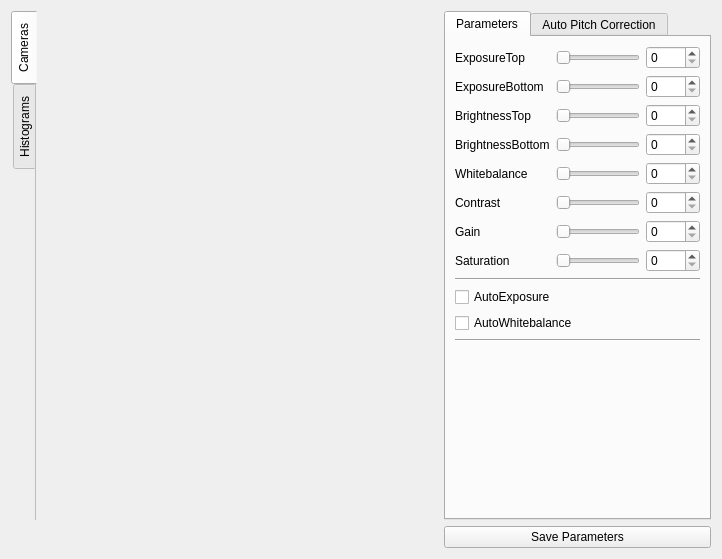
<?xml version="1.0" encoding="UTF-8"?>
<ui version="4.0">
 <class>NaoCameraWidget</class>
 <widget class="QWidget" name="NaoCameraWidget">
  <property name="geometry">
   <rect>
    <x>0</x>
    <y>0</y>
    <width>722</width>
    <height>559</height>
   </rect>
  </property>
  <property name="sizePolicy">
   <sizepolicy hsizetype="Preferred" vsizetype="Preferred">
    <horstretch>0</horstretch>
    <verstretch>0</verstretch>
   </sizepolicy>
  </property>
  <property name="windowTitle">
   <string>NaoCameraWidget</string>
  </property>
  <layout class="QGridLayout" name="gridLayout_2">
   <item row="0" column="0">
    <widget class="QTabWidget" name="tabWidget_2">
     <property name="sizePolicy">
      <sizepolicy hsizetype="Expanding" vsizetype="Expanding">
       <horstretch>0</horstretch>
       <verstretch>0</verstretch>
      </sizepolicy>
     </property>
     <property name="tabPosition">
      <enum>QTabWidget::West</enum>
     </property>
     <property name="currentIndex">
      <number>0</number>
     </property>
     <property name="documentMode">
      <bool>true</bool>
     </property>
     <widget class="QWidget" name="tab_cameras">
      <property name="sizePolicy">
       <sizepolicy hsizetype="Expanding" vsizetype="Expanding">
        <horstretch>0</horstretch>
        <verstretch>0</verstretch>
       </sizepolicy>
      </property>
      <attribute name="title">
       <string>Cameras</string>
      </attribute>
      <layout class="QVBoxLayout" name="verticalLayout_3"/>
     </widget>
     <widget class="QWidget" name="tab_histograms">
      <property name="enabled">
       <bool>false</bool>
      </property>
      <attribute name="title">
       <string>Histograms</string>
      </attribute>
      <layout class="QVBoxLayout" name="verticalLayout">
       <item alignment="Qt::AlignHCenter">
        <widget class="QLabel" name="hist_top_camera">
         <property name="minimumSize">
          <size>
           <width>320</width>
           <height>240</height>
          </size>
         </property>
         <property name="maximumSize">
          <size>
           <width>320</width>
           <height>240</height>
          </size>
         </property>
         <property name="autoFillBackground">
          <bool>false</bool>
         </property>
         <property name="frameShape">
          <enum>QFrame::Box</enum>
         </property>
         <property name="frameShadow">
          <enum>QFrame::Sunken</enum>
         </property>
         <property name="text">
          <string/>
         </property>
        </widget>
       </item>
       <item alignment="Qt::AlignHCenter">
        <widget class="QLabel" name="hist_bottom_camera">
         <property name="minimumSize">
          <size>
           <width>320</width>
           <height>240</height>
          </size>
         </property>
         <property name="maximumSize">
          <size>
           <width>320</width>
           <height>240</height>
          </size>
         </property>
         <property name="autoFillBackground">
          <bool>false</bool>
         </property>
         <property name="frameShape">
          <enum>QFrame::Box</enum>
         </property>
         <property name="frameShadow">
          <enum>QFrame::Sunken</enum>
         </property>
         <property name="text">
          <string/>
         </property>
        </widget>
       </item>
      </layout>
     </widget>
    </widget>
   </item>
   <item row="1" column="1">
    <widget class="QPushButton" name="pushButton_save_parameters">
     <property name="sizePolicy">
      <sizepolicy hsizetype="Minimum" vsizetype="Minimum">
       <horstretch>0</horstretch>
       <verstretch>0</verstretch>
      </sizepolicy>
     </property>
     <property name="minimumSize">
      <size>
       <width>220</width>
       <height>0</height>
      </size>
     </property>
     <property name="text">
      <string>Save Parameters</string>
     </property>
    </widget>
   </item>
   <item row="0" column="1">
    <widget class="QTabWidget" name="tabWidget_camera_settings">
     <property name="enabled">
      <bool>true</bool>
     </property>
     <property name="sizePolicy">
      <sizepolicy hsizetype="Maximum" vsizetype="Expanding">
       <horstretch>0</horstretch>
       <verstretch>0</verstretch>
      </sizepolicy>
     </property>
     <property name="currentIndex">
      <number>0</number>
     </property>
     <widget class="QWidget" name="tab_parameters">
      <attribute name="title">
       <string>Parameters</string>
      </attribute>
      <layout class="QVBoxLayout" name="verticalLayout_2">
       <item>
        <layout class="QGridLayout" name="gridLayout">
         <item row="0" column="0">
          <widget class="QLabel" name="label_exposure_top">
           <property name="text">
            <string>ExposureTop</string>
           </property>
          </widget>
         </item>
         <item row="0" column="1">
          <widget class="QSlider" name="hslider_exposure_top">
           <property name="focusPolicy">
            <enum>Qt::NoFocus</enum>
           </property>
           <property name="orientation">
            <enum>Qt::Horizontal</enum>
           </property>
          </widget>
         </item>
         <item row="0" column="2">
          <widget class="QSpinBox" name="spinbox_exposure_top">
           <property name="focusPolicy">
            <enum>Qt::WheelFocus</enum>
           </property>
          </widget>
         </item>
         <item row="1" column="0">
          <widget class="QLabel" name="label_exposure_bottom">
           <property name="text">
            <string>ExposureBottom</string>
           </property>
          </widget>
         </item>
         <item row="1" column="1">
          <widget class="QSlider" name="hslider_exposure_bottom">
           <property name="focusPolicy">
            <enum>Qt::NoFocus</enum>
           </property>
           <property name="orientation">
            <enum>Qt::Horizontal</enum>
           </property>
          </widget>
         </item>
         <item row="1" column="2">
          <widget class="QSpinBox" name="spinbox_exposure_bottom">
           <property name="focusPolicy">
            <enum>Qt::WheelFocus</enum>
           </property>
          </widget>
         </item>
         <item row="2" column="0">
          <widget class="QLabel" name="label_brightnessTop">
           <property name="text">
            <string>BrightnessTop</string>
           </property>
          </widget>
         </item>
         <item row="2" column="1">
          <widget class="QSlider" name="hslider_brightnessTop">
           <property name="focusPolicy">
            <enum>Qt::NoFocus</enum>
           </property>
           <property name="orientation">
            <enum>Qt::Horizontal</enum>
           </property>
          </widget>
         </item>
         <item row="2" column="2">
          <widget class="QSpinBox" name="spinbox_brightnessTop">
           <property name="focusPolicy">
            <enum>Qt::WheelFocus</enum>
           </property>
           <property name="maximum">
            <number>250</number>
           </property>
           <property name="singleStep">
            <number>1</number>
           </property>
          </widget>
         </item>
         <item row="3" column="0">
          <widget class="QLabel" name="label_brightnessBottom">
           <property name="text">
            <string>BrightnessBottom</string>
           </property>
          </widget>
         </item>
         <item row="3" column="1">
          <widget class="QSlider" name="hslider_brightnessBottom">
           <property name="focusPolicy">
            <enum>Qt::NoFocus</enum>
           </property>
           <property name="orientation">
            <enum>Qt::Horizontal</enum>
           </property>
          </widget>
         </item>
         <item row="3" column="2">
          <widget class="QSpinBox" name="spinbox_brightnessBottom">
           <property name="focusPolicy">
            <enum>Qt::WheelFocus</enum>
           </property>
           <property name="maximum">
            <number>250</number>
           </property>
           <property name="singleStep">
            <number>1</number>
           </property>
          </widget>
         </item>
         <item row="4" column="0">
          <widget class="QLabel" name="label_whitebalance">
           <property name="text">
            <string>Whitebalance</string>
           </property>
          </widget>
         </item>
         <item row="4" column="1">
          <widget class="QSlider" name="hslider_whitebalance">
           <property name="focusPolicy">
            <enum>Qt::NoFocus</enum>
           </property>
           <property name="orientation">
            <enum>Qt::Horizontal</enum>
           </property>
          </widget>
         </item>
         <item row="4" column="2">
          <widget class="QSpinBox" name="spinbox_whitebalance">
           <property name="focusPolicy">
            <enum>Qt::WheelFocus</enum>
           </property>
           <property name="maximum">
            <number>6500</number>
           </property>
          </widget>
         </item>
         <item row="5" column="0">
          <widget class="QLabel" name="label_contrast">
           <property name="text">
            <string>Contrast</string>
           </property>
          </widget>
         </item>
         <item row="5" column="1">
          <widget class="QSlider" name="hslider_contrast">
           <property name="focusPolicy">
            <enum>Qt::NoFocus</enum>
           </property>
           <property name="orientation">
            <enum>Qt::Horizontal</enum>
           </property>
          </widget>
         </item>
         <item row="5" column="2">
          <widget class="QSpinBox" name="spinbox_contrast">
           <property name="focusPolicy">
            <enum>Qt::WheelFocus</enum>
           </property>
           <property name="maximum">
            <number>250</number>
           </property>
           <property name="singleStep">
            <number>1</number>
           </property>
          </widget>
         </item>
         <item row="6" column="0">
          <widget class="QLabel" name="label_gain">
           <property name="text">
            <string>Gain</string>
           </property>
          </widget>
         </item>
         <item row="6" column="1">
          <widget class="QSlider" name="hslider_gain">
           <property name="focusPolicy">
            <enum>Qt::NoFocus</enum>
           </property>
           <property name="orientation">
            <enum>Qt::Horizontal</enum>
           </property>
          </widget>
         </item>
         <item row="6" column="2">
          <widget class="QSpinBox" name="spinbox_gain">
           <property name="focusPolicy">
            <enum>Qt::WheelFocus</enum>
           </property>
           <property name="maximum">
            <number>250</number>
           </property>
           <property name="singleStep">
            <number>1</number>
           </property>
          </widget>
         </item>
         <item row="7" column="0">
          <widget class="QLabel" name="label_saturation">
           <property name="text">
            <string>Saturation</string>
           </property>
          </widget>
         </item>
         <item row="7" column="1">
          <widget class="QSlider" name="hslider_saturation">
           <property name="focusPolicy">
            <enum>Qt::NoFocus</enum>
           </property>
           <property name="orientation">
            <enum>Qt::Horizontal</enum>
           </property>
          </widget>
         </item>
         <item row="7" column="2">
          <widget class="QSpinBox" name="spinbox_saturation">
           <property name="focusPolicy">
            <enum>Qt::WheelFocus</enum>
           </property>
           <property name="maximum">
            <number>250</number>
           </property>
           <property name="singleStep">
            <number>1</number>
           </property>
          </widget>
         </item>
        </layout>
       </item>
       <item>
        <widget class="Line" name="line">
         <property name="orientation">
          <enum>Qt::Horizontal</enum>
         </property>
        </widget>
       </item>
       <item>
        <widget class="QCheckBox" name="checkBox_autoexposure">
         <property name="text">
          <string>AutoExposure</string>
         </property>
        </widget>
       </item>
       <item>
        <widget class="QCheckBox" name="checkBox_autowhitebalance">
         <property name="text">
          <string>AutoWhitebalance</string>
         </property>
        </widget>
       </item>
       <item>
        <widget class="Line" name="line_2">
         <property name="orientation">
          <enum>Qt::Horizontal</enum>
         </property>
        </widget>
       </item>
       <item>
        <spacer name="verticalSpacer">
         <property name="orientation">
          <enum>Qt::Vertical</enum>
         </property>
         <property name="sizeHint" stdset="0">
          <size>
           <width>20</width>
           <height>40</height>
          </size>
         </property>
        </spacer>
       </item>
      </layout>
     </widget>
     <widget class="QWidget" name="tab_pitch_correction_auto">
      <attribute name="title">
       <string>Auto Pitch Correction</string>
      </attribute>
      <layout class="QVBoxLayout" name="verticalLayout_4">
       <item>
        <layout class="QHBoxLayout" name="horizontalLayout">
         <item>
          <widget class="QLabel" name="label_ball_pos_rcs">
           <property name="text">
            <string>Ball Position (RCS):</string>
           </property>
          </widget>
         </item>
         <item>
          <widget class="QLabel" name="display_ball_pos_rcs">
           <property name="text">
            <string>TextLabel</string>
           </property>
          </widget>
         </item>
        </layout>
       </item>
       <item>
        <widget class="Line" name="line_4">
         <property name="orientation">
          <enum>Qt::Horizontal</enum>
         </property>
        </widget>
       </item>
       <item>
        <layout class="QFormLayout" name="formLayout">
         <item row="0" column="0">
          <widget class="QLabel" name="label_3">
           <property name="text">
            <string>Top Camera:</string>
           </property>
          </widget>
         </item>
         <item row="1" column="0">
          <widget class="QLabel" name="top_label_ball_pos_measured">
           <property name="text">
            <string>Ball Distance (measured):</string>
           </property>
          </widget>
         </item>
         <item row="1" column="1">
          <widget class="QDoubleSpinBox" name="top_spinBox_ball_dist_measured">
           <property name="toolTip">
            <string>&lt;html&gt;&lt;head/&gt;&lt;body&gt;&lt;p&gt;Press enter to submit.&lt;/p&gt;&lt;/body&gt;&lt;/html&gt;</string>
           </property>
           <property name="singleStep">
            <double>0.050000000000000</double>
           </property>
          </widget>
         </item>
        </layout>
       </item>
       <item>
        <widget class="Line" name="line_3">
         <property name="orientation">
          <enum>Qt::Horizontal</enum>
         </property>
        </widget>
       </item>
       <item>
        <layout class="QFormLayout" name="formLayout_4">
         <item row="0" column="0">
          <widget class="QLabel" name="label_4">
           <property name="text">
            <string>Bottom Camera:</string>
           </property>
          </widget>
         </item>
         <item row="1" column="0">
          <widget class="QLabel" name="bottom_label_ball_dist_measured">
           <property name="text">
            <string>Ball Distance (measured):</string>
           </property>
          </widget>
         </item>
         <item row="1" column="1">
          <widget class="QDoubleSpinBox" name="bottom_spinBox_ball_dist_measured">
           <property name="toolTip">
            <string>&lt;html&gt;&lt;head/&gt;&lt;body&gt;&lt;p&gt;Press enter to submit.&lt;/p&gt;&lt;/body&gt;&lt;/html&gt;</string>
           </property>
           <property name="buttonSymbols">
            <enum>QAbstractSpinBox::UpDownArrows</enum>
           </property>
           <property name="singleStep">
            <double>0.050000000000000</double>
           </property>
          </widget>
         </item>
         <item row="2" column="0">
          <spacer name="verticalSpacer_4">
           <property name="orientation">
            <enum>Qt::Vertical</enum>
           </property>
           <property name="sizeHint" stdset="0">
            <size>
             <width>20</width>
             <height>40</height>
            </size>
           </property>
          </spacer>
         </item>
        </layout>
       </item>
       <item>
        <spacer name="verticalSpacer_2">
         <property name="orientation">
          <enum>Qt::Vertical</enum>
         </property>
         <property name="sizeHint" stdset="0">
          <size>
           <width>20</width>
           <height>40</height>
          </size>
         </property>
        </spacer>
       </item>
      </layout>
     </widget>
    </widget>
   </item>
  </layout>
 </widget>
 <resources/>
 <connections/>
</ui>
